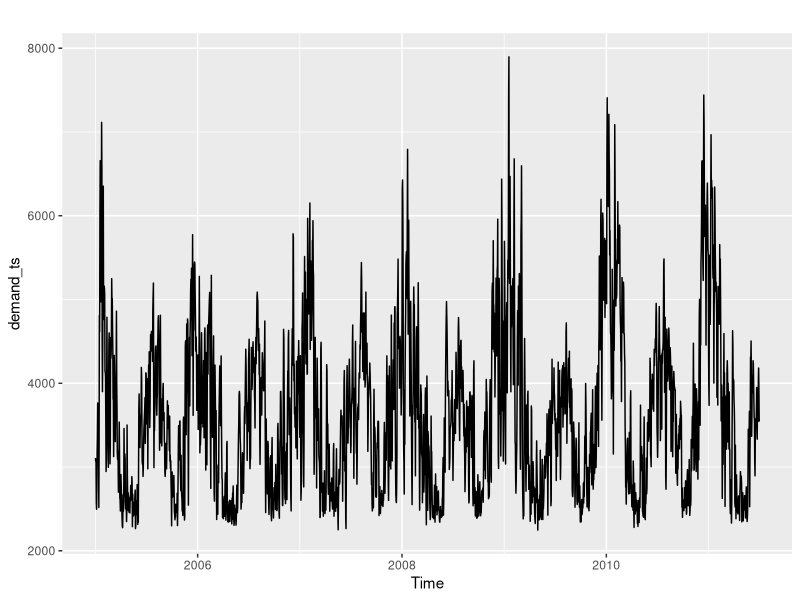
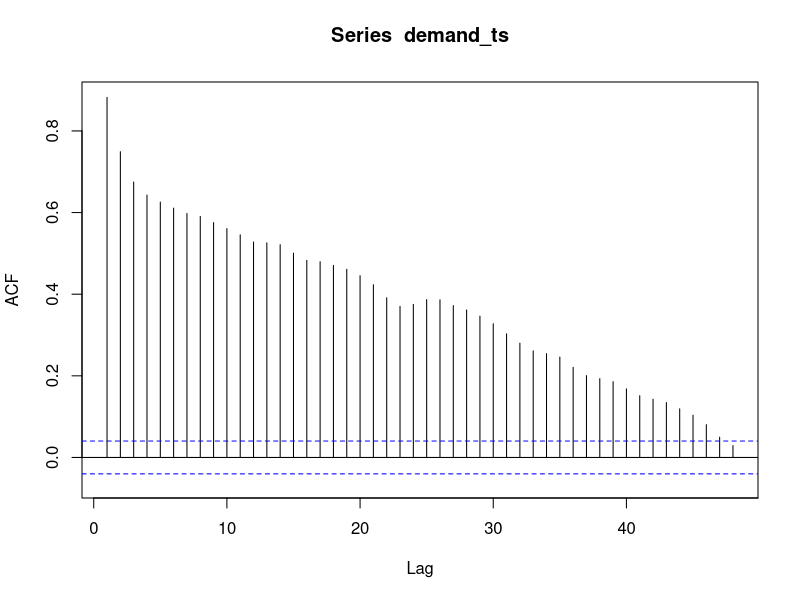
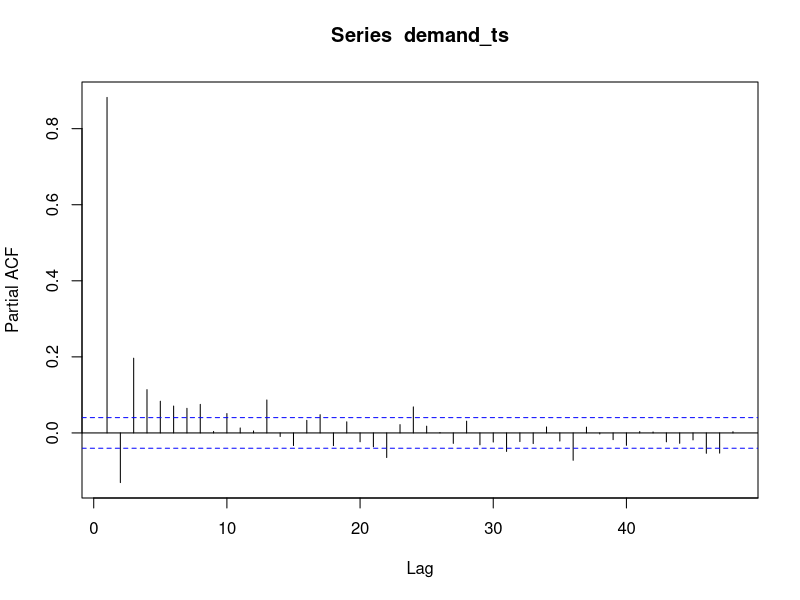
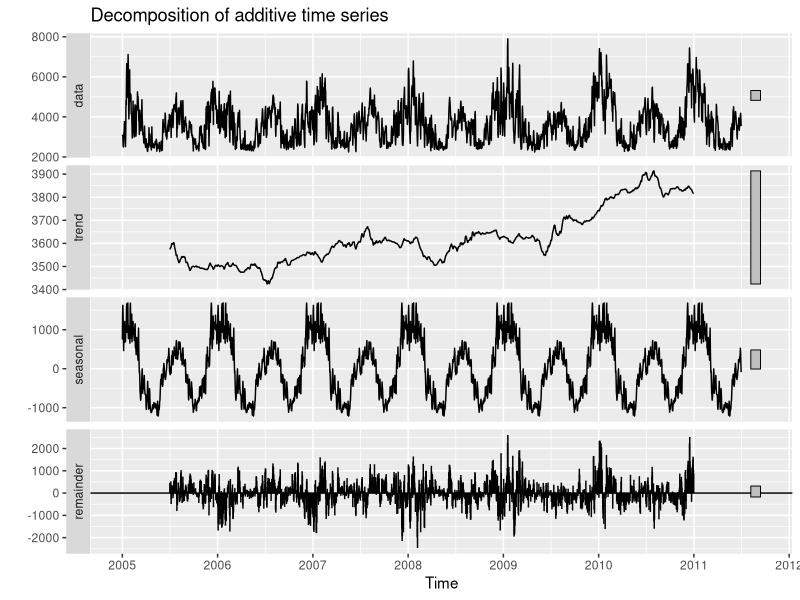
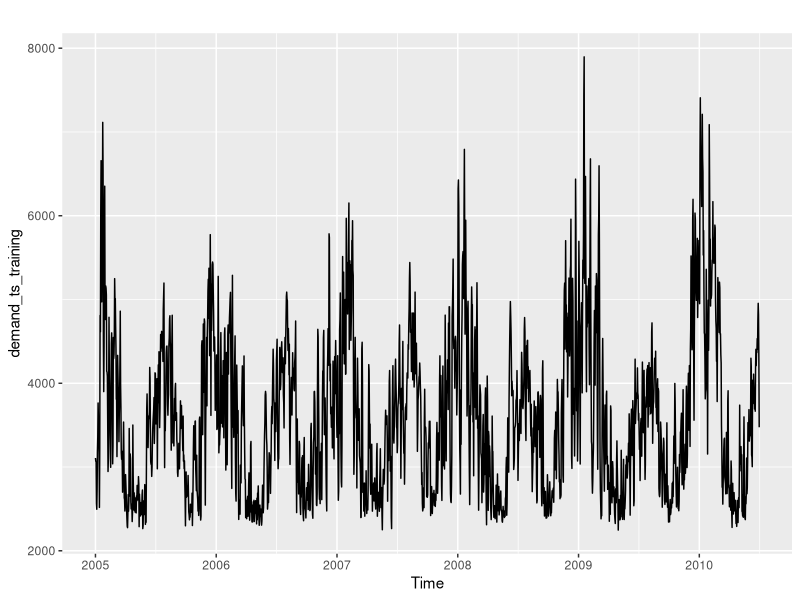
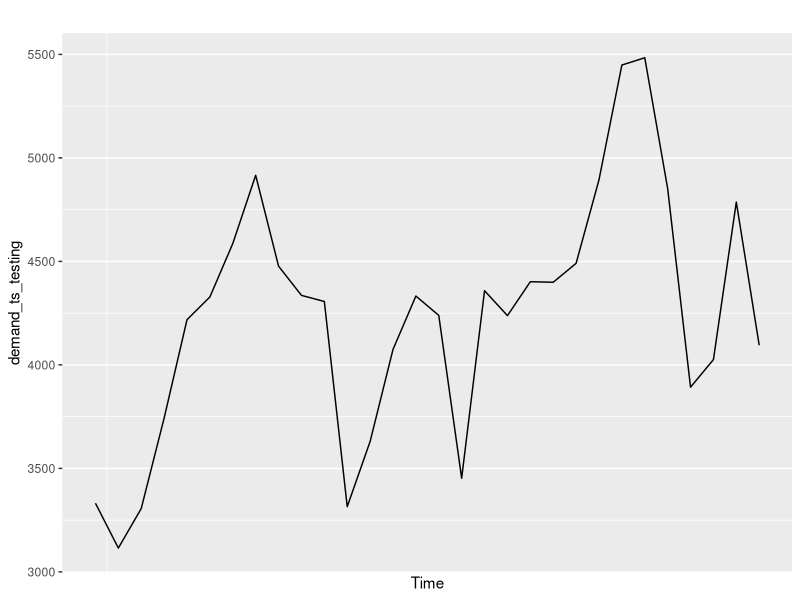
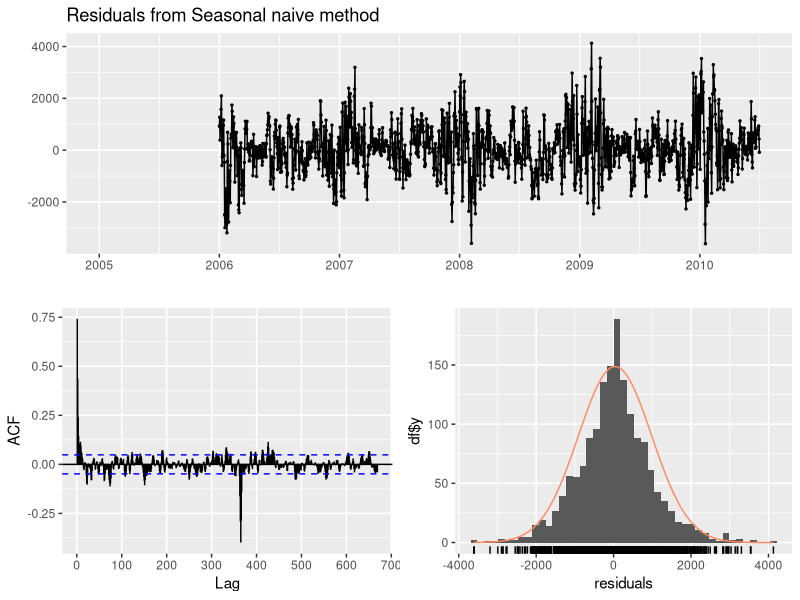
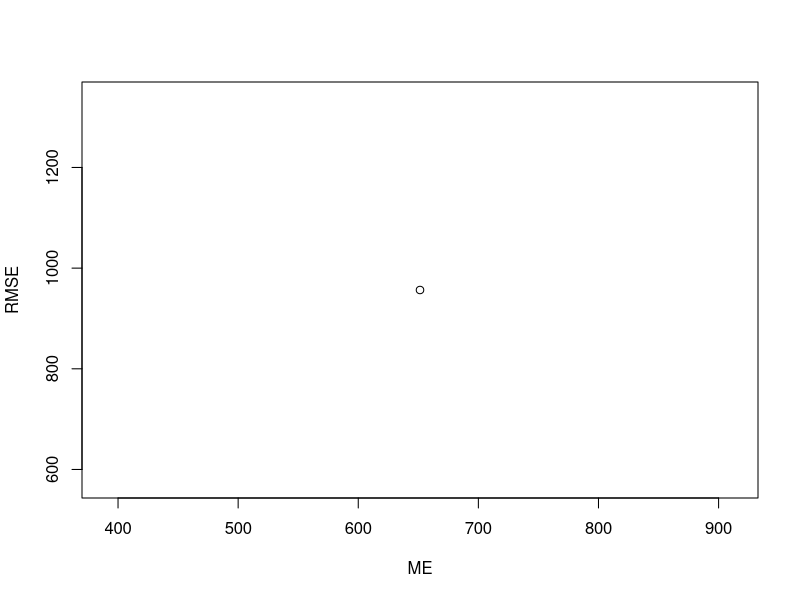

These figures' R source, in order:
## ---- chunk 1
libraries <- c('forecast','here','tidyverse','zoo','Kendall','tseries','outliers','smooth', "openxlsx", "readxl", "stats")
lapply(libraries,require,character.only=T)
here()

demand <- read.csv(here("Data",'Processed','CleanDemand_v1.csv'))
demand <- select(.data = demand, !X)
demand <- mutate(.data=demand, date = ymd(date))

summary(demand)

## ---- chunk 2
demand_ts <- ts(data = demand[,2], start = c(2005,01,01), frequency = 365)
demand_ts <- na.interp(demand_ts,linear = T)
autoplot(demand_ts)
Acf(demand_ts, lag.max = 48)
Pacf(demand_ts, lag.max = 48)
## ---- chunk 3
decomp_demand_ts <- decompose(demand_ts, type = "additive")

autoplot(decomp_demand_ts)
## ---- chunk 4
# training data
TrainingWindow = 365
demand_ts_training <- subset(demand_ts,
                                   end = length(demand_ts)-TrainingWindow)

#create a subset for testing purpose
demand_ts_testing <- subset(demand_ts,
                            start = length(demand_ts)-TrainingWindow+1,
                            end = length(demand_ts)-TrainingWindow+30)


autoplot(demand_ts_training)
autoplot(demand_ts_testing)
## ---- chunk 5
observed <- demand[(nrow(demand)-TrainingWindow+1):(nrow(demand)-TrainingWindow+30),"avg_load"]
SNAIVE_fore <- snaive(y=demand_ts_training, h=31)
checkresiduals(SNAIVE_fore)

SNAIVE_accuracy <- accuracy(SNAIVE_fore$mean, observed)
plot(SNAIVE_accuracy)
plot(SNAIVE_fore)
## ---- chunk 6
SNAIVE_fore_final <- snaive(demand_ts, h = 31)
checkresiduals(SNAIVE_fore_final)
julyforecast <- data.frame(SNAIVE_fore_final$mean)
